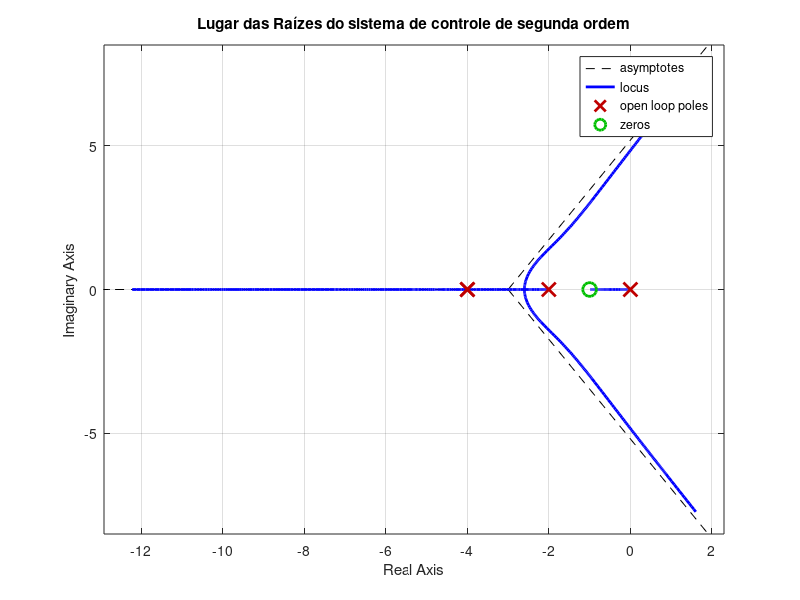

This figure's MATLAB source:
clc;
clear;

% 1. Especificar o sistema de controle
num = [1, 1];
den = [1 10 32 32 0];
sys = tf(num, den);
disp(sys)

% 2. Plotar o Lugar das Raízes
rlocus(sys);
title('Lugar das Raízes do sistema de controle de segunda ordem');
grid on;
